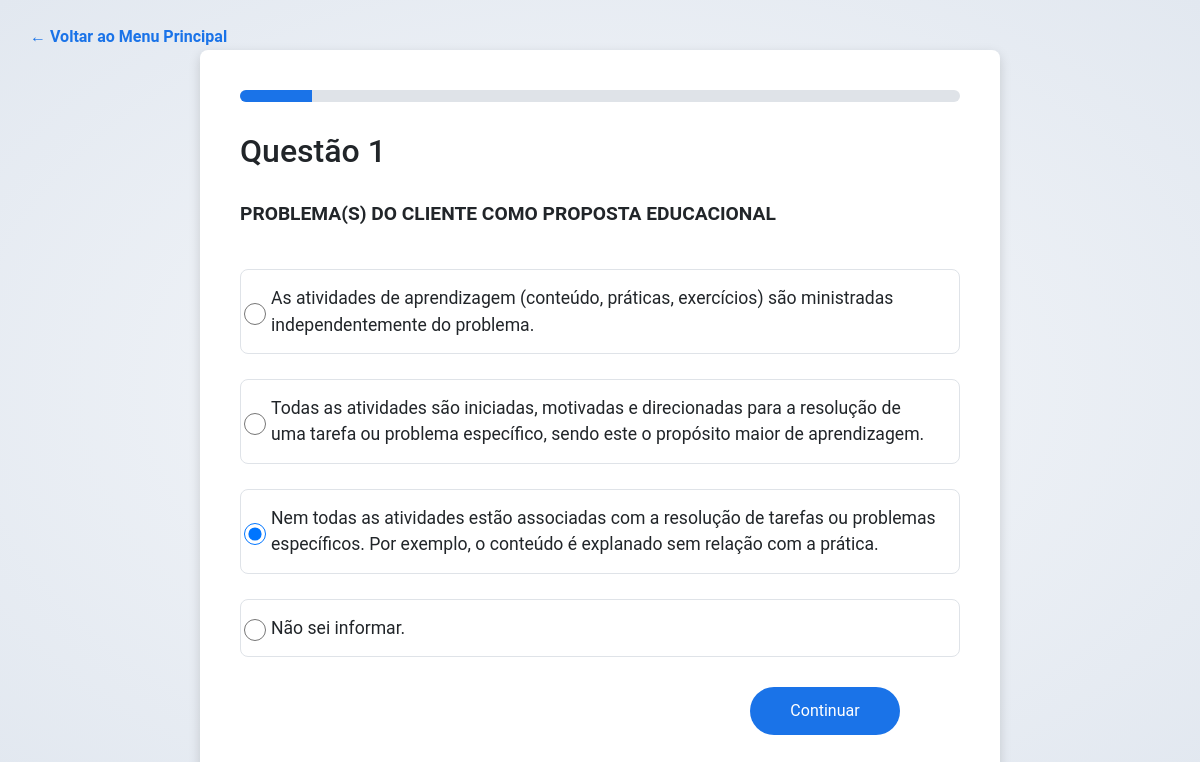
Page /teste_pbl/questao/1/ (signed in) on the earlier database version.
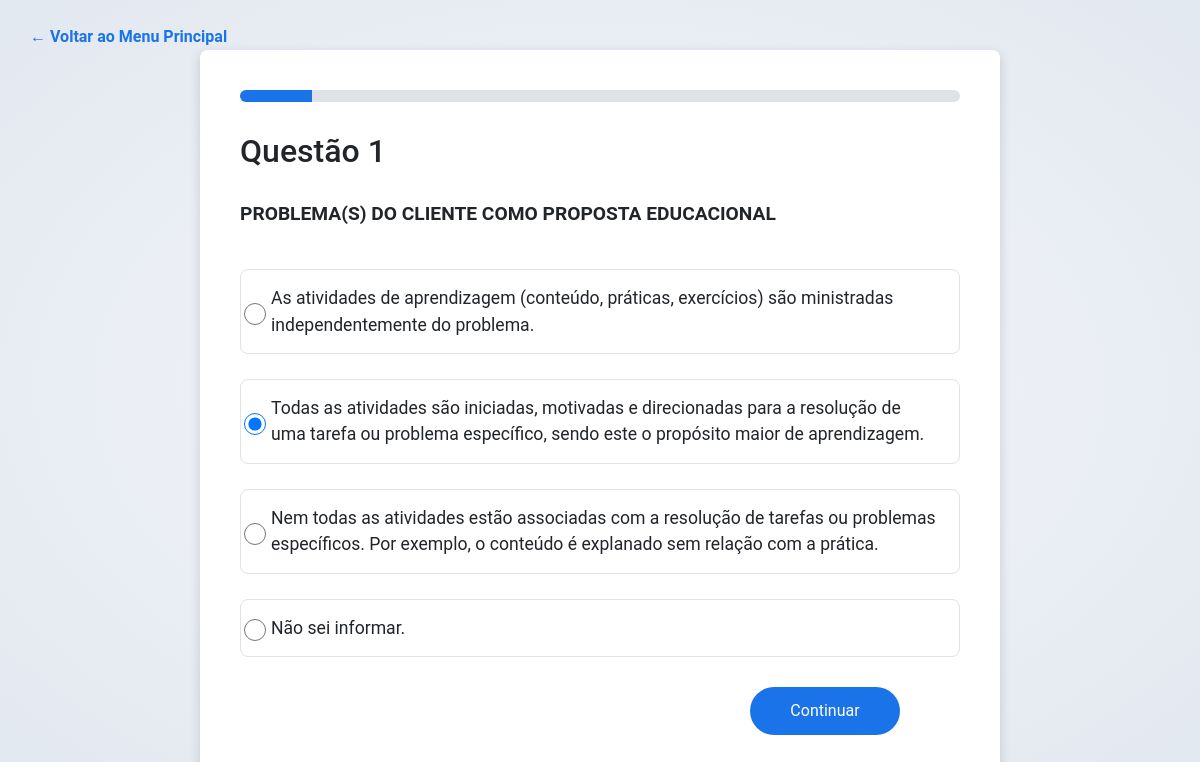
Same page on the later database version.
### cadastro_app/models.py (models this page shows, shortened)
class Resposta(models.Model):
    aluno = models.ForeignKey(Aluno, on_delete=models.CASCADE, related_name='respostas')  # Aluno que respondeu
    curso = models.ForeignKey(Curso, on_delete=models.CASCADE, related_name='respostas')  # Curso associado
    questao_num = models.PositiveIntegerField()
    resposta = models.CharField(max_length=255)
    texto = models.TextField()  # Campo texto
    ordem = models.IntegerField()  # Campo ordem
    data_resposta = models.DateTimeField(auto_now_add=True)

### cadastro_app/views.py (the view, shortened to what this page needs)
# urls.py: path('teste_pbl/questao/<int:questao_num>/',views.teste_pbl_questao, name='teste_pbl_questao'),
def teste_pbl_questao(request, questao_num):
    questoes = [
        {
            'pergunta': "PROBLEMA(S) DO CLIENTE COMO PROPOSTA EDUCACIONAL",
            'opcoes': [
                "As atividades de aprendizagem (conteúdo, práticas, exercícios) são ministradas independentemente do problema.",
                "Todas as atividades são iniciadas, motivadas e direcionadas para a resolução de uma tarefa ou problema específico, sendo este o propósito maior de aprendizagem.",
                "Nem todas as atividades estão associadas com a resolução de tarefas ou problemas específicos. Por exemplo, o conteúdo é explanado sem relação com a prática.",
                "Não sei informar."
            ]
        },
        {
            'pergunta': "O ALUNO SENTE-SE RESPONSÁVEL PELA RESOLUÇÃO DO PROBLEMA",
            'opcoes': [
                "Postura totalmente passiva com relação ao problema.",
                "O aluno se envolve com o problema para cumprir metas, geralmente na entrega de resultados parciais exigidos pelo professor ou tutor.",
                "O aluno está totalmente envolvido com o problema, demonstrando engajamento na busca pela sua solução, independente de tarefas exigidas pelo professor ou tutor.",
                "Não sei informar."
            ]
        },
        {
            'pergunta': "AUTENTICIDADE DO PROBLEMA OU TAREFA",
            'opcoes': [
                "As tarefas de aprendizagem não refletem as situações do mundo real.",
                "As tarefas de aprendizagem são reais, definidas e acompanhadas a partir de clientes reais, em contexto real controlado por escopo da solução, prazos de entrega e esforço despendido.",
                "Problema ou tarefa real, mas sem a participação do cliente ou ainda definição do contexto realizada pelo professor.",
                "Não sei informar."
            ]
        },
        {
            'pergunta': "AUTENTICIDADE DO AMBIENTE DE APRENDIZAGEM",
            'opcoes': [
                "O ambiente de aprendizado é convencional, tanto o físico (mobília e recursos) quanto os procedimentos.",
                "O ambiente de aprendizado é real, com os mesmos desafios que você encontrará no ambiente de trabalho para o qual está sendo treinado: equipe, infraestrutura e processos reais.",
                "O ambiente de aprendizado é uma simulação do mundo real.",
                "Não sei informar."
            ]
        },
        {
            'pergunta': "CONDUÇÃO DO PROCESSO DE RESOLUÇÃO DO PROBLEMA",
            'opcoes': [
                "O processo de resolução do problema é totalmente conduzido pelo professor ou tutor, sem entendimento por parte do aluno.",
                "O professor ou tutor define o processo de resolução do problema, mas o aluno o entende, sabe aplicá-lo e é capaz de identificar pontos fortes e de melhoria.",
                "O aluno define o processo de resolução de problema, descrevendo suas etapas, pontos fortes e de melhoria.",
                "Não sei informar."
            ]
        },
        {
            'pergunta': "COMPLEXIDADE DO PROBLEMA OU TAREFA",
            'opcoes': [
                "Os problemas ou tarefas são simples de resolver, exigindo pouco do assunto abordado na disciplina.",
                "A complexidade dos problemas ou tarefas é moderada, por não exigir muito esforço do aluno na busca de informações ou soluções alternativas para sua resolução.",
                "A complexidade do problema ou tarefa estimula o raciocínio e o desafio no desenvolvimento das ideias acerca do problema proposto. São necessárias mais informações que as fornecidas para entender o problema e conhecer as ações necessárias para a sua solução.",
                "Não sei informar."
            ]
        },
        {
            'pergunta': "AVALIAÇÃO E ANÁLISE DA SOLUÇÃO PARA O PROBLEMA",
            'opcoes': [
                "A solução para o problema é proposta por um dos membros da equipe, a partir de seu conhecimento e/ou experiência individual.",
                "Soluções são propostas por um ou mais alunos e, a partir da discussão entre os membros do grupo, decide-se pela melhor solução.",
                "As soluções são construídas a partir de um processo investigativo e questionador de ideias entre os membros da equipe, que buscam novas fontes e contextos alternativos para desenvolver a melhor solução para o problema.",
                "Não sei informar."
            ]
        },
        {
            'pergunta': "REFLEXÃO SOBRE COMO O ALUNO APRENDEU O CONTEÚDO NO PROCESSO DE APRENDIZAGEM",
            'opcoes': [
                "O aluno não tem oportunidade para refletir sobre sua aprendizagem.",
                "O aluno tem oportunidade para refletir sobre sua aprendizagem, mas não é orientado para o desenvolvimento de habilidades de autorreflexão sobre o processo de construção do conhecimento. Por exemplo, não é orientado a identificar e descrever como aprendeu, o que aprendeu e o que precisa aprender.",
                "O aluno tem oportunidade de pensar e agir reflexivamente, demonstrando habilidades de autorreflexão, descrevendo como aprendeu, o que aprendeu e o que precisa aprender. Do aluno é exigido que descreva as etapas de resolução do problema e o planejamento do processo de resolução.",
                "Não sei informar."
            ]
        },
        {
            'pergunta': "FORMA DE APRENDIZAGEM",
            'opcoes': [
                "A aprendizagem ocorre em grupos, mas há pouca colaboração e interatividade (participação) com os colegas do grupo, também como para os professores e tutores.",
                "A aprendizagem é colaborativa e acontece através de várias direções entre (professor - aluno, aluno - professor, aluno - aluno), envolvendo discussões, diálogos em grupo e maior interação com os colegas, professores e tutores.",
                "A aprendizagem acontece através apenas da interação entre (professor - aluno), com informações repassadas por um professor ou tutor.",
                "Não sei informar."
            ]
        },
        {
            'pergunta': "AVALIAÇÃO E ACOMPANHAMENTO CONTÍNUO",
            'opcoes': [
                "As avaliações não estão alinhadas com os objetivos educacionais propostos no planejamento do ensino.",
                "As avaliações são contínuas e alinhadas aos objetivos educacionais planejados. Elas são aplicadas com o propósito de monitorar o progresso do aprendizado (verificar se os objetivos foram alcançados), prover feedback para o aluno, daquilo que ele aprendeu e do que precisa aprender, identificando as falhas da aprendizagem e os aspectos da instrução que precisam ser modificados.",
                "Os objetivos educacionais não foram claramente definidos e as avaliações são aplicadas com um único propósito: atribuição de uma nota/conceito como forma de “classificar” o conhecimento do aluno como aprovado ou reprovado.",
                "Não sei informar."
            ]
        }
    ]
    total_questoes = len(questoes)
    if questao_num > total_questoes:
        return redirect('resultado_teste')
    questao = questoes[questao_num - 1]
    try:
        resposta_usuario = Resposta.objects.get(
            aluno=request.user.aluno, questao_num=questao_num)
        resposta_selecionada = resposta_usuario.resposta
    except Resposta.DoesNotExist:
        resposta_selecionada = None
    context = {
        'questao': questao,
        'questao_num': questao_num,
        'total_questoes': total_questoes,
        'resposta_selecionada': resposta_selecionada
    }
    return render(request, 'cadastro_app/teste_pbl_questao.html', context)

### cadastro_app/templates/cadastro_app/teste_pbl_questao.html (shortened to what this page needs)
<!DOCTYPE html>
<html lang="pt-br">
<head>
    <link rel="stylesheet" href="https://maxcdn.bootstrapcdn.com/bootstrap/4.5.2/css/bootstrap.min.css">
</head>
<body>
    <a href="{% url 'home' %}" class="back-to-menu">← Voltar ao Menu Principal</a>
    <div class="container">
        <div class="progress">
            <div class="progress-bar" role="progressbar"></div>
        </div>
        <h2>Questão {{ questao_num }}</h2>
        <p><strong>{{ questao.pergunta }}</strong></p>
        <form method="post">
            <div class="form-group">
                {% for opcao in questao.opcoes %}
                <label class="form-check" for="opcao{{ forloop.counter }}">
                    <input type="radio" class="form-check-input" name="resposta" id="opcao{{ forloop.counter }}" value="{{ opcao }}"
                           {% if resposta_selecionada == opcao %}checked{% endif %} required>
                    <span class="form-check-label">{{ opcao }}</span>
                </label>
                {% endfor %}
            </div>
            <div class="btn-group">
                {% if questao_num > 1 %}
                    <a href="{% url 'teste_pbl_questao' questao_num=questao_num|add:'-1' %}" class="btn-custom btn-custom-primary">Voltar</a>
                {% else %}
                    <div class="spacer"></div>
                {% endif %}
                {% if questao_num == total_questoes %}
                    <button type="submit" class="btn-custom btn-custom-success">Enviar Respostas</button>
                {% else %}
                    <button type="submit" class="btn-custom btn-custom-primary">Continuar</button>
                {% endif %}
            </div>
        </form>
    </div>
</body>
</html>

Differences in the rows shown:
changed Resposta "PROBLEMA(S) DO CLIENTE COMO PROPOSTA EDUCACIONAL": resposta "☐ Todas as atividades são inicia" → "☑ Todas as atividades são inicia"; resposta "☑ Nem todas as atividades estão" → "☐ Nem todas as atividades estão"
